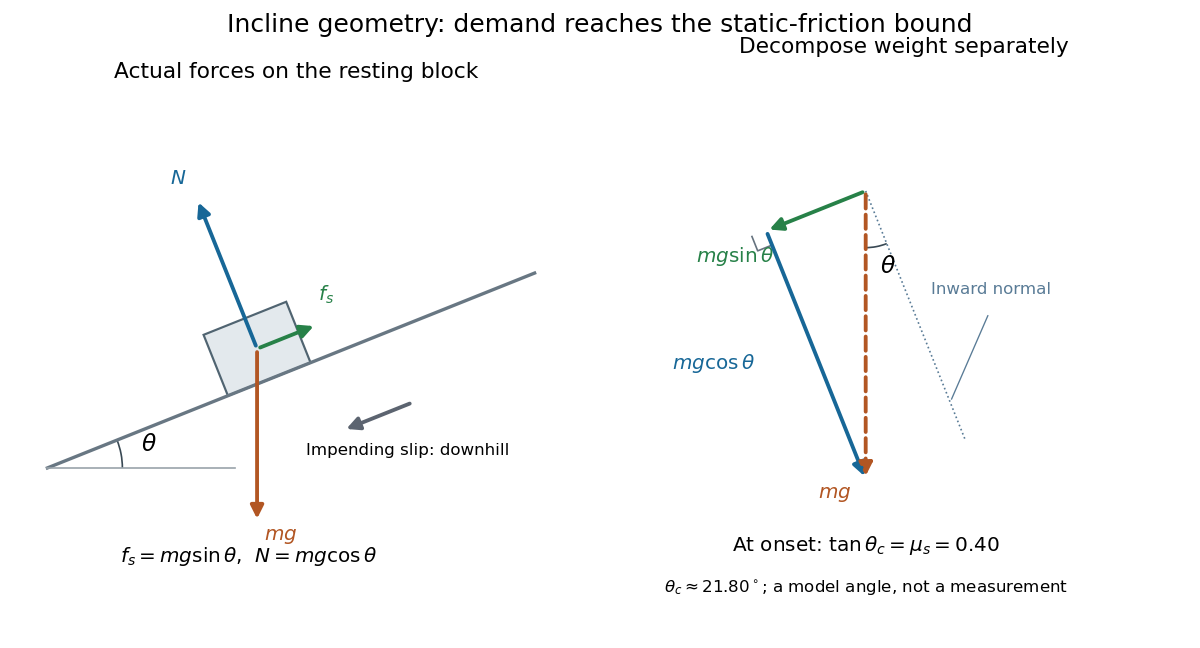

This chart was generated by the following Python code:
"""Explain incline force balance and weight decomposition in separate panels.

Tested with Python 3.14, matplotlib 3.10.7 and numpy 2.3.5.
Run from _media; output is static-friction-incline-onset-geometry.png in CWD.
"""
from pathlib import Path

import matplotlib.pyplot as plt
from matplotlib.patches import Arc, Polygon
import numpy as np


MU_STATIC = 0.4
THETA = np.arctan(MU_STATIC)
UPHILL = np.array([np.cos(THETA), np.sin(THETA)])
OUTWARD = np.array([-np.sin(THETA), np.cos(THETA)])


def arrow(ax, origin, vector, color, label, text_offset, linestyle="-", label_end=True):
    end = origin + vector
    ax.annotate("", end, origin,
                arrowprops={"arrowstyle": "-|>", "lw": 2.3, "color": color,
                            "linestyle": linestyle, "mutation_scale": 16})
    anchor = end if label_end else origin + 0.5 * vector
    ax.text(*(anchor + np.array(text_offset)), label, fontsize=12, color=color,
            ha="center", va="center")


def main():
    plt.rcParams.update({"font.size": 12, "font.family": "DejaVu Sans"})
    fig, axes = plt.subplots(1, 2, figsize=(10, 5.4), dpi=120, facecolor="white")
    blue, green, orange = "#176797", "#278148", "#b25623"
    ax = axes[0]
    ax.set_title("Actual forces on the resting block", fontsize=13, pad=15)
    ax.plot([0, 5.2], [0, 5.2 * np.tan(THETA)], color="#687783", lw=2)
    ax.plot([0, 2], [0, 0], color="#99a3aa", lw=1)
    ax.add_patch(Arc((0, 0), 1.6, 1.6, theta1=0,
                     theta2=np.degrees(THETA), color="#394954"))
    ax.text(1.00, 0.18, r"$\theta$", fontsize=14)
    base = 2.55 * UPHILL
    w, h = 0.95, 0.7
    corners = np.array([base-w/2*UPHILL, base+w/2*UPHILL,
                        base+w/2*UPHILL+h*OUTWARD, base-w/2*UPHILL+h*OUTWARD])
    ax.add_patch(Polygon(corners, facecolor="#e3e9ed", edgecolor="#506471", lw=1.3))
    center = base + h/2 * OUTWARD
    scale = 1.85
    arrow(ax, center, scale*np.cos(THETA)*OUTWARD, blue, r"$N$", (-0.2, 0.22))
    arrow(ax, center, scale*np.sin(THETA)*UPHILL, green, r"$f_s$", (0.1, 0.32))
    arrow(ax, center, np.array([0., -scale]), orange, r"$mg$", (0.25, -0.15))
    arrow(ax, np.array([3.9, 0.7]), -0.8*UPHILL, "#5c6470", "", (0, 0))
    ax.text(3.85, 0.14, "Impending slip: downhill", fontsize=10, ha="center")
    ax.text(2.15, -1.00, r"$f_s=mg\sin\theta$,  $N=mg\cos\theta$", ha="center", fontsize=12)
    ax.set(xlim=(-0.25, 5.55), ylim=(-1.45, 3.9))

    ax = axes[1]
    ax.set_title("Decompose weight separately", fontsize=13, pad=15)
    origin = np.array([0., 0.])
    size = 2.8
    downhill = -size*np.sin(THETA)*UPHILL
    inward = -size*np.cos(THETA)*OUTWARD
    weight = np.array([0., -size])
    arrow(ax, origin, downhill, green, r"$mg\sin\theta$", (-0.3, -0.25))
    arrow(ax, downhill, inward, blue, r"$mg\cos\theta$", (-1.0, -0.08), label_end=False)
    arrow(ax, origin, weight, orange, r"$mg$", (-0.3, -0.15), linestyle="--")
    ax.plot([0, inward[0]], [0, inward[1]], color="#597b96", lw=1, ls=":")
    corner = downhill
    tick_size = 0.15
    tick = np.array([corner-tick_size*UPHILL,
                     corner-tick_size*UPHILL-tick_size*OUTWARD,
                     corner-tick_size*OUTWARD])
    ax.plot(tick[:, 0], tick[:, 1], color="#65727e", lw=1)
    ax.add_patch(Arc((0, 0), 1.1, 1.1, theta1=-90,
                     theta2=-90+np.degrees(THETA), color="#394954"))
    ax.text(0.14, -0.8, r"$\theta$", fontsize=14)
    ax.text(1.22, -1.0, "Inward normal", fontsize=10, ha="center", color="#597b96")
    ax.annotate("", (0.85*inward[0], 0.85*inward[1]), (1.2, -1.18),
                arrowprops={"arrowstyle": "-", "lw": 0.8, "color": "#597b96"})
    ax.text(0, -3.50, r"At onset: $\tan\theta_c=\mu_s=0.40$", fontsize=12, ha="center")
    ax.text(0, -3.90, r"$\theta_c\approx21.80^\circ$; a model angle, not a measurement", fontsize=10, ha="center")
    ax.set(xlim=(-2.15, 2.9), ylim=(-4.25, 1.1))
    for ax in axes:
        ax.set_aspect("equal")
        ax.axis("off")
        ax.set_facecolor("white")
    fig.suptitle("Incline geometry: demand reaches the static-friction bound", fontsize=15, y=0.98)
    fig.subplots_adjust(left=0.02, right=0.98, bottom=0.03, top=0.88, wspace=0.12)
    fig.savefig(Path(__file__).with_suffix(".png").name, facecolor="white", transparent=False)
    plt.close(fig)


if __name__ == "__main__":
    main()
